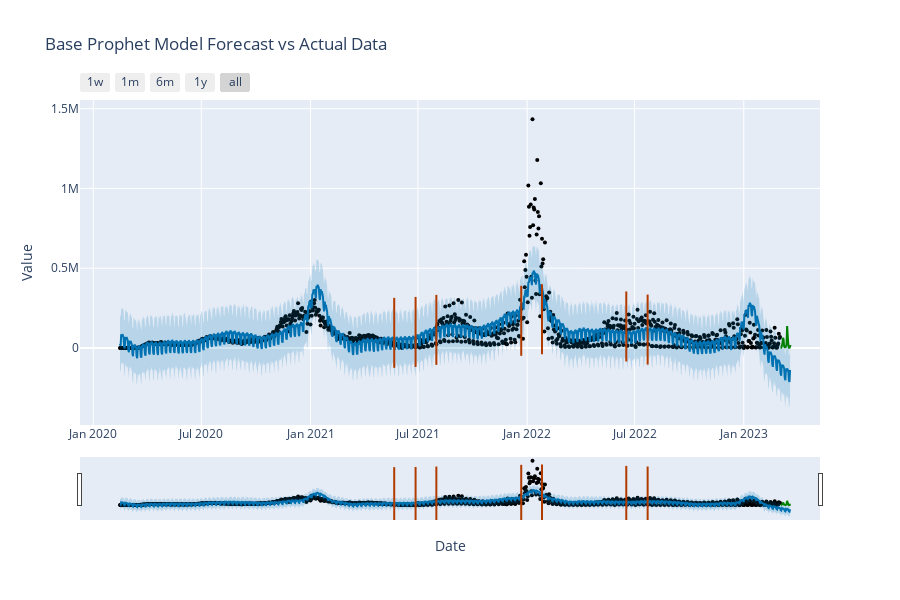

The notebook cell saved with this chart:
### Markdown cell above
### <a id='toc3_1_3_'></a>[Model Evaluation](#toc0_)

3a. Plot In-Sample and Out-Of-Sample Predictions


> In the Future Models all these functions will be combined into one line of code: `prophet_model_eval_pipeline(model, forecast_df=forecast_df, title = title)`

### Code cell
# Generate the Prophet forecast plot
fig = plot_plotly(model, forecast_df, changepoints=True, xlabel='Date', ylabel='Value')

# Add the test actual data points
fig.add_trace(go.Scatter(
    x=y_test.ds, 
    y=y_test.y, 
    mode='lines', 
    name='Actual Data Points', 
    line=dict(color='green')
))

# Add titles and labels
fig.update_layout(
    title=f"{title} Model Forecast vs Actual Data",
    xaxis_title="Date",
    yaxis_title="Value",
    legend_title="Legend"
)

fig.show();

in_sample_eval_holder[f'{title} Model'] = residual_plotter(forecast_df.dropna(subset='y_train'), yhat_col='yhat', original_col='y_train', title=title)
out_of_sample_eval_holder[f'{title} Model'] = residual_plotter(forecast_df, yhat_col='yhat', original_col='y_test', title=title)
plt.legend();
plt.show()

### Figure 1 — Plotly figure (JSON) as saved in the notebook; plotly's stock layout.template omitted (floating-point values rounded to 4 significant figures; data arrays with more than 128 entries replaced by an {"elided": "..."} marker saying what was removed)
{"data": [{"marker": {"color": "black", "size": 4}, "mode": "markers", "name": "Actual", "type": "scatter", "x": {"elided": "1113 str values"}, "y": {"elided": "1113 int values"}}, {"hoverinfo": "skip", "line": {"width": 0}, "mode": "lines", "type": "scatter", "x": {"elided": "1130 str values"}, "y": {"elided": "1130 float values"}}, {"fill": "tonexty", "fillcolor": "rgba(0, 114, 178, 0.2)", "line": {"color": "#0072B2", "width": 2}, "mode": "lines", "name": "Predicted", "type": "scatter", "x": {"elided": "1130 str values"}, "y": {"elided": "1130 float values"}}, {"fill": "tonexty", "fillcolor": "rgba(0, 114, 178, 0.2)", "hoverinfo": "skip", "line": {"width": 0}, "mode": "lines", "type": "scatter", "x": {"elided": "1130 str values"}, "y": {"elided": "1130 float values"}}, {"hoverinfo": "skip", "marker": {"color": "#B23B00", "line": {"width": 2}, "size": 50, "symbol": "line-ns-open"}, "mode": "markers", "type": "scatter", "x": ["2021-05-22T00:00:00", "2021-06-27T00:00:00", "2021-08-01T00:00:00", "2021-12-22T00:00:00", "2022-01-26T00:00:00", "2022-06-17T00:00:00", "2022-07-23T00:00:00"], "y": [95020.0, 100600.0, 113500.0, 170100.0, 180100.0, 135000.0, 115400.0]}, {"line": {"color": "green"}, "mode": "lines", "name": "Actual Data Points", "type": "scatter", "x": ["2023-03-04T00:00:00", "2023-03-05T00:00:00", "2023-03-06T00:00:00", "2023-03-07T00:00:00", "2023-03-08T00:00:00", "2023-03-09T00:00:00", "2023-03-10T00:00:00", "2023-03-11T00:00:00", "2023-03-12T00:00:00", "2023-03-13T00:00:00", "2023-03-14T00:00:00", "2023-03-15T00:00:00", "2023-03-16T00:00:00", "2023-03-17T00:00:00", "2023-03-18T00:00:00", "2023-03-19T00:00:00", "2023-03-20T00:00:00", "2023-03-21T00:00:00"], "y": [1671, 1567, 14774, 23808, 63372, 55547, 10161, 1489, 1005, 13115, 20174, 137629, 54460, 18756, 1175, 1424, 9787, 18373]}], "layout": {"height": 600, "legend": {"title": {"text": "Legend"}}, "showlegend": false, "title": {"text": "Base Prophet Model Forecast vs Actual Data"}, "width": 900, "xaxis": {"rangeselector": {"buttons": [{"count": 7, "label": "1w", "step": "day", "stepmode": "backward"}, {"count": 1, "label": "1m", "step": "month", "stepmode": "backward"}, {"count": 6, "label": "6m", "step": "month", "stepmode": "backward"}, {"count": 1, "label": "1y", "step": "year", "stepmode": "backward"}, {"step": "all"}]}, "rangeslider": {"visible": true}, "title": {"text": "Date"}, "type": "date"}, "yaxis": {"title": {"text": "Value"}}}}
